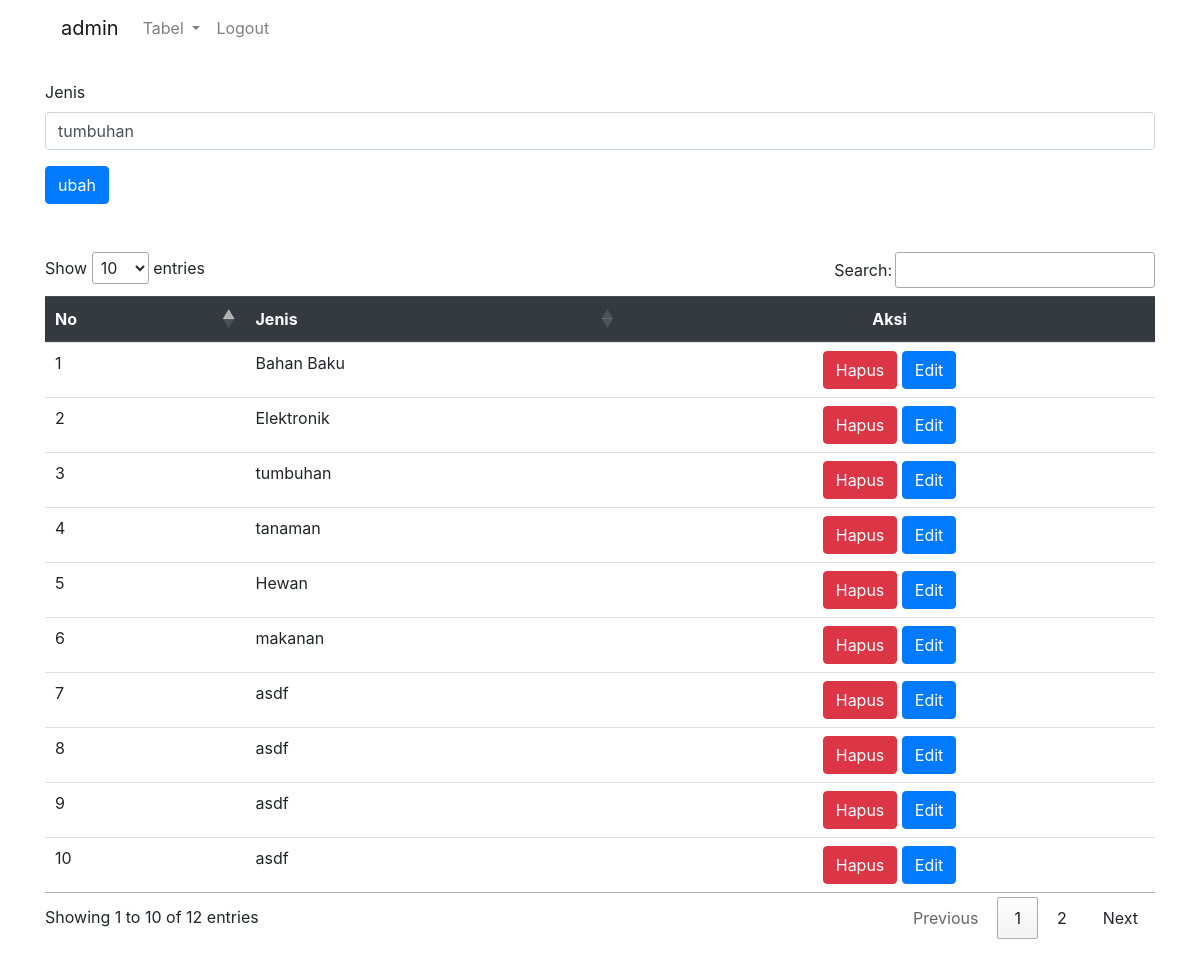
Page /dashboard.php?menu=jenis&edit&id=29 (signed in) on the committed database.
### tables this page shows
CREATE TABLE `jenis` (
  `jenisID` int(11) NOT NULL,
  `jenis` varchar(100) NOT NULL
);

### library/controller.php (called while the page is built, shortened)
<?php
class controller
{
    function tampil($con, $tabel)
    {
        $sql = "SELECT * FROM $tabel";
        $jalan = mysqli_query($con, $sql);
        while ($data = mysqli_fetch_array($jalan))
            $isi[] = $data;
        return @$isi;
    }
    function edit($con, $where, $tabel)
    {
        $sql = "SELECT * FROM $tabel WHERE $where";
        $jalan = mysqli_query($con, $sql);
        $tampung = mysqli_fetch_assoc($jalan);
        return $tampung;
    }
}

### jenis.php (the view, shortened to what this page needs)
<?php
include "config/koneksi.php";
include "library/controller.php";
$go = new controller();
$tabel = "jenis";
@$where = "jenisID = $_GET[id]";
if (isset($_GET['edit'])) {
    $edit =  $go->edit($con, $where, $tabel);
}
?>
<form method="post">
    <div class="form-group">
        <label for="exampleInputEmail1">Jenis</label>
        <input type="text" name="jenis" required class="form-control" id="exampleInputEmail1" aria-describedby="emailHelp" value="<?php echo @$edit['jenis'] ?>">
    </div>
    <tr>
        <td>
            <?php if (@$_GET['id'] == "") { ?>
                <input class="btn btn-primary mb-5" type="submit" name="simpan" value="simpan">
            <?php } else { ?>
                <input class="btn btn-primary mb-5" type="submit" name="ubah" value="ubah">
            <?php } ?>
        </td>
    </tr>
</form>
<table class="table" id="tb-jenis">
    <thead class="thead-dark">
        <tr>
            <th>No</th>
            <th>Jenis</th>
            <th class="text-center">Aksi</th>
        </tr>
    </thead>
    <tbody>
    <?php
        $data = $go->tampil($con, $tabel);
        $no = 0;
        if ($data == "") {
            echo "<tr><td colspan='4'>Data Kosong</td></tr>";
        } else {
            foreach ($data as $r) {
                $no++
        ?>
        <tr>
            <td><?php echo $no; ?></td>
            <td><?php echo $r['jenis'] ?></td>
            <td class="text-center">
                <a href="?menu=jenis&hapus&id=<?php echo $r['jenisID'] ?>" class="btn btn-danger" onclick="return confirm('Hapus Data?')">Hapus</a>
                <a href="?menu=jenis&edit&id=<?php echo $r['jenisID'] ?>" class="btn btn-primary">Edit</a>
            </td>
        </tr>
<?php }
        } ?>
    </tbody>
</table>

### rows in the picture
jenis: jenis "tumbuhan"
jenis: jenis "Bahan Baku"
jenis: jenis "Elektronik"
jenis: jenis "tanaman"
jenis: jenis "Hewan"
jenis: jenis "makanan"
jenis: jenis "asdf"
jenis: jenis "asdf"
jenis: jenis "asdf"
jenis: jenis "asdf"

### other values in the picture
$_SESSION['user'] "admin"
